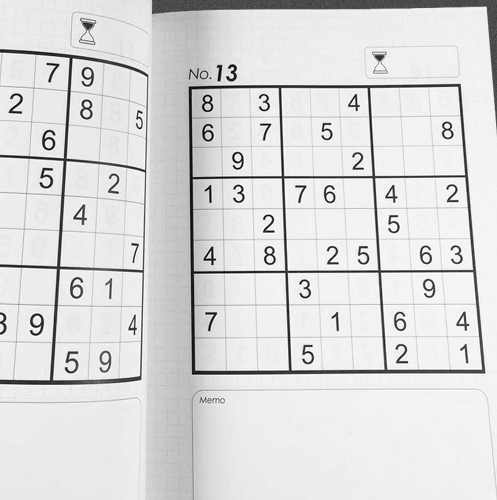
#> input picture images/games/sudoku.png, 497 x 500 px
$ python Perspective.py
#> lines starting #> are read from the running program, lines starting #| are printed output that depends on the picture
import cv2
import numpy as np

imagemOriginal = cv2.imread("images/games/sudoku.png")
#> imagemOriginal is the input picture: shape (500, 497, 3); min 1, max 255, mean 219.2

cv2.imshow("Original", imagemOriginal)

pontosInicias = np.float32([[189, 87], [459, 84], [192, 373], [484, 372]])
pontosFinais  = np.float32([[0, 0], [500, 0], [0, 500], [500, 500]])

pontosInicias2 = np.float32([[72, 58], [148, 74], [51, 382], [141, 378]])
pontosFinais2  = np.float32([[0, 0], [166, 0], [0, 500], [166, 500]])

matriz = cv2.getPerspectiveTransform(pontosInicias, pontosFinais)
matriz2 = cv2.getPerspectiveTransform(pontosInicias2, pontosFinais2)

imagemModificada = cv2.warpPerspective(imagemOriginal, matriz, (500, 500))
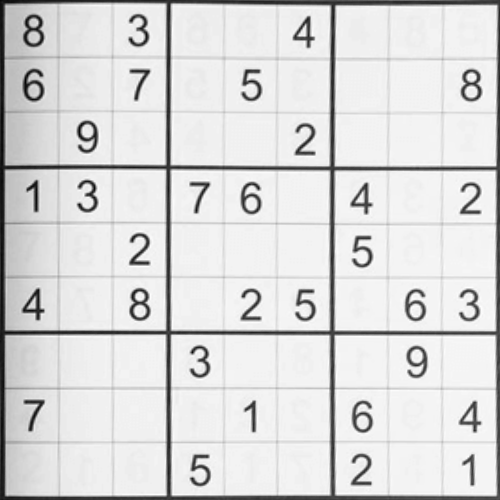
#> imagemModificada: shape (500, 500, 3); min 1, max 255, mean 217.8
imagemModificada2 = cv2.warpPerspective(imagemOriginal, matriz2, (166, 500))
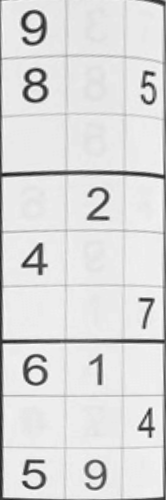
#> imagemModificada2: shape (500, 166, 3); min 27, max 253, mean 219.4

cv2.imshow("imagemOriginal", imagemOriginal)
cv2.imshow("imagemModificada", imagemModificada)
cv2.imshow("imagemModificada2", imagemModificada2)

cv2.waitKey(0)
cv2.destroyAllWindows()
